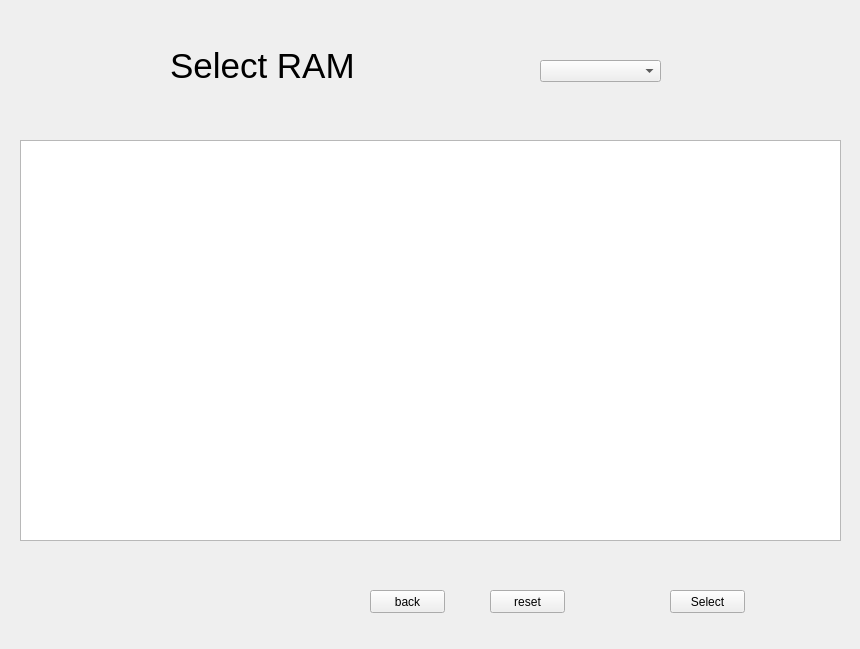
<?xml version="1.0" encoding="UTF-8"?>
<ui version="4.0">
 <class>Form</class>
 <widget class="QWidget" name="Form">
  <property name="geometry">
   <rect>
    <x>0</x>
    <y>0</y>
    <width>860</width>
    <height>649</height>
   </rect>
  </property>
  <property name="windowTitle">
   <string>Form</string>
  </property>
  <widget class="QLabel" name="label">
   <property name="geometry">
    <rect>
     <x>170</x>
     <y>40</y>
     <width>221</width>
     <height>51</height>
    </rect>
   </property>
   <property name="font">
    <font>
     <pointsize>26</pointsize>
    </font>
   </property>
   <property name="text">
    <string>Select RAM</string>
   </property>
  </widget>
  <widget class="QPushButton" name="addSelected">
   <property name="geometry">
    <rect>
     <x>670</x>
     <y>590</y>
     <width>75</width>
     <height>23</height>
    </rect>
   </property>
   <property name="text">
    <string>Select</string>
   </property>
  </widget>
  <widget class="QComboBox" name="comboBox">
   <property name="geometry">
    <rect>
     <x>540</x>
     <y>60</y>
     <width>121</width>
     <height>22</height>
    </rect>
   </property>
  </widget>
  <widget class="QTableWidget" name="tableWidget">
   <property name="geometry">
    <rect>
     <x>20</x>
     <y>140</y>
     <width>821</width>
     <height>401</height>
    </rect>
   </property>
   <property name="selectionMode">
    <enum>QAbstractItemView::SingleSelection</enum>
   </property>
   <property name="selectionBehavior">
    <enum>QAbstractItemView::SelectRows</enum>
   </property>
  </widget>
  <widget class="QPushButton" name="pushreset">
   <property name="geometry">
    <rect>
     <x>490</x>
     <y>590</y>
     <width>75</width>
     <height>23</height>
    </rect>
   </property>
   <property name="text">
    <string>reset</string>
   </property>
  </widget>
  <widget class="QPushButton" name="pushBack">
   <property name="geometry">
    <rect>
     <x>370</x>
     <y>590</y>
     <width>75</width>
     <height>23</height>
    </rect>
   </property>
   <property name="text">
    <string>back</string>
   </property>
  </widget>
 </widget>
 <resources/>
 <connections/>
</ui>
